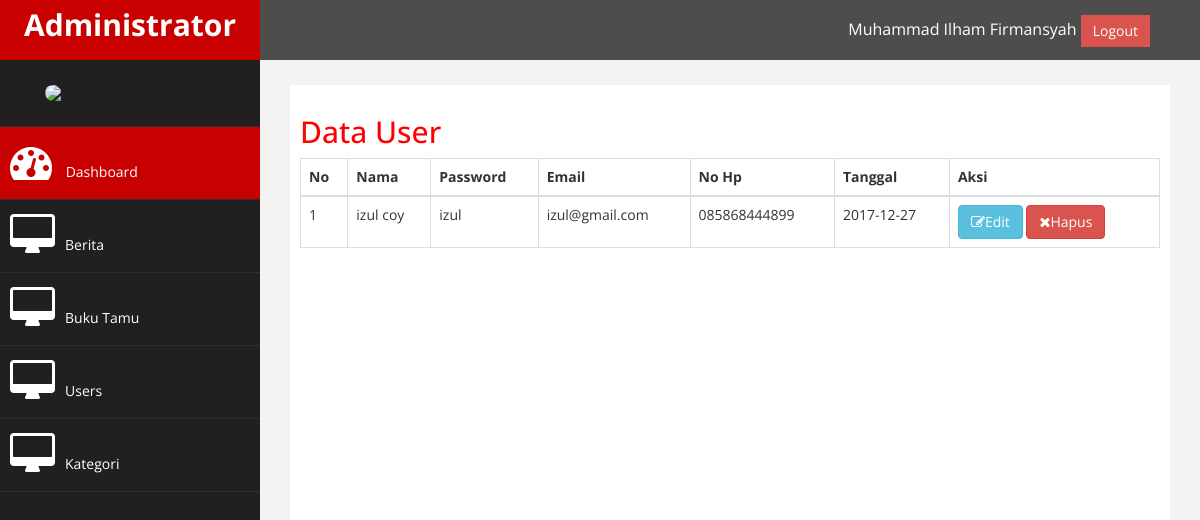
/admin/index.php?halaman=user (signed in), run on the app's committed database.
### tables this page shows
CREATE TABLE IF NOT EXISTS `users` (
  `id_user` int(11) NOT NULL AUTO_INCREMENT,
  `nama` varchar(225) DEFAULT NULL,
  `password` varchar(225) DEFAULT NULL,
  `email` varchar(225) DEFAULT NULL,
  `nope` varchar(12) DEFAULT NULL,
  `tgl` date NOT NULL,
  PRIMARY KEY (`id_user`)
);

### admin/konek.php (called while the page is built, shortened)
<?php
class user{
	function tampil_user(){
		$ambil = mysql_query("SELECT * FROM users");
		if(mysql_num_rows($ambil)>0){
			while($a = mysql_fetch_assoc($ambil))
				$data[] = $a;
			return $data;
		}else{
			echo "users tak ada";
		}
	}
}
$user = new user();
 ?>

### admin/user.php (the view, shortened to what this page needs)
<h2>Data User</h2>
<table class="table table-hover table-bordered">
	<thead>
		<tr>
			<th>No</th>
			<th>Nama</th>
			<th>Password</th>
			<th>Email</th>
			<th>No Hp</th>
			<th>Tanggal</th>
			<th>Aksi</th>
		</tr>
	</thead>
	<tbody>
		<?php
			$no = 1;
			$us = $user->tampil_user();
			foreach ($us as $er) {
		 ?>
		<tr>
			<td><?php echo $no; ?></td>
			<td><?php echo $er['nama']; ?></td>
			<td><?php echo $er['password']; ?></td>
			<td><?php echo $er['email']; ?></td>
			<td><?php echo $er['nope']; ?></td>
			<td><?php echo $er['tgl']; ?></td>
			<td>
				<a class="btn btn-info" href="index.php?halaman=ubahuser&idu=<?php echo $er['id_user']; ?>"><i class="fa fa-edit"></i>Edit</a>
				<a class="btn btn-danger" href="index.php?halaman=user&aksi=hapus&idu=<?php echo $er['id_user']; ?>"><i class="fa fa-remove"></i>Hapus</a>
			</td>
		</tr>
		<?php $no++; } ?>
	</tbody>
</table>

### admin/assets/css/custom.css (style rules this page uses)
body { font-family: 'Open Sans', sans-serif; }
h2 { color: #f00; }

### data on the page
users: nama "izul coy", password "izul", email "izul@gmail.com", nope "085868444899", tgl "2017-12-27"
